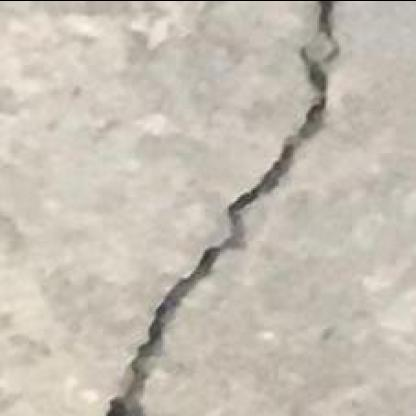
#> input picture dataset_creation/data/00027_jpg.rf.4f1564ff2cb1e61a549bc95653d43f73.jpg, 416 x 416 px; its folder holds only this picture in this run
$ python dataset_creation.py
#> lines starting #> are read from the running program, lines starting #| are printed output that depends on the picture; after the words box and inside, x2 and y2 are one past the last pixel; in counts of white or black regions, pixels touching at a corner belong together
#!/usr/bin/env python3
# -*- coding: utf-8 -*-
"""
Created on Fri Sep  6 16:42:59 2024

@author: federicocandela
"""

import cv2
import numpy as np
import os
import pandas as pd
import random

# Step 1: Process the images to detect cracks, draw bounding boxes, and save results to CSV
def process_crack_image(image_path):
    # Load the crack image
    image = cv2.imread(image_path)
#> image is the input picture: shape (416, 416, 3); mean B, G, R 179.5, 190.9, 198.3
    image_rgb = cv2.cvtColor(image, cv2.COLOR_BGR2RGB)

    # Convert the image to grayscale
    gray_image = cv2.cvtColor(image_rgb, cv2.COLOR_RGB2GRAY)

    # Apply Gaussian blur to reduce noise and improve thresholding
    blurred_image = cv2.GaussianBlur(gray_image, (5, 5), 0)

    # Apply adaptive thresholding to better isolate the crack
    thresholded_image = cv2.adaptiveThreshold(
        blurred_image, 255, cv2.ADAPTIVE_THRESH_GAUSSIAN_C, cv2.THRESH_BINARY_INV, 11, 2
    )
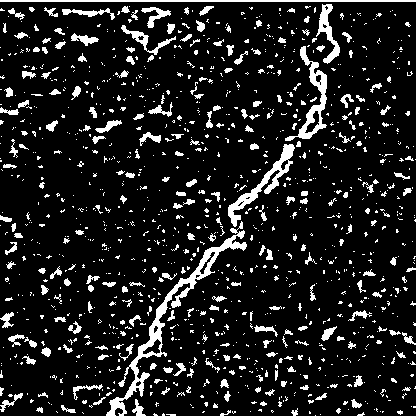
#> thresholded_image: shape (416, 416); 11.8% white; 1201 white regions (972 under 20 px)

    # Find contours in the thresholded image
    contours, _ = cv2.findContours(thresholded_image, cv2.RETR_EXTERNAL, cv2.CHAIN_APPROX_SIMPLE)
#> contours = 1201 contours, 1065 with area under 20; largest, box (x1, y1, x2, y2) and area: (106, 221, 247, 416) 2145, (285, 46, 327, 141) 966, (228, 144, 295, 227) 910, (316, 4, 340, 64) 432, (0, 0, 416, 2) 415

    # Assume the largest contour is the crack
    if contours:
        crack_contour = max(contours, key=cv2.contourArea)
#> crack_contour = contour of 478 points, box (x1, y1, x2, y2) (106, 221, 247, 416), area 2145
        # Get the bounding box coordinates
        x, y, w, h = cv2.boundingRect(crack_contour)
#> x = 106; y = 221; w = 141; h = 195

        return image_rgb, (x, y, x + w, y + h)  # Return image and bounding box

    return image_rgb, None

def process_images_and_save_csv(input_folder, csv_path, output_folder=None, num_images=10):
    # Ensure the output folder exists
    if output_folder and not os.path.exists(output_folder):
        os.makedirs(output_folder)

    # List all image files in the input folder
    image_files = [f for f in os.listdir(input_folder) if f.endswith('.jpg') or f.endswith('.png')]

    # Shuffle and select random images
    random.shuffle(image_files)
    image_files_to_save = image_files[:num_images]

    # Data list to hold bounding box info
    data = []

    # Process each image
    for image_file in image_files_to_save:
        image_path = os.path.join(input_folder, image_file)
        processed_image, bbox = process_crack_image(image_path)
#> bbox = (106, 221, 247, 416)
        abs_image_path = os.path.abspath(image_path)

        # Save the processed images to the output folder
        if output_folder:
            abs_output_path = os.path.abspath(os.path.join(output_folder, image_file))
            cv2.imwrite(abs_output_path, cv2.cvtColor(processed_image, cv2.COLOR_RGB2BGR))

        # Save bounding box to CSV
        if bbox is not None:
            data.append([abs_image_path, *bbox])

    # Save bounding box info to CSV
    df = pd.DataFrame(data, columns=['filepath', 'startX', 'startY', 'endX', 'endY'])
#> df = table of 1 rows and 5 columns
    abs_csv_path = os.path.abspath(csv_path)
    df.to_csv(abs_csv_path, index=False)

    print(f"Processed {num_images} images and saved bounding box info to {abs_csv_path}")

# Step 2: Crop images based on bounding box saved in CSV
def crop_images_from_csv(csv_path, output_folder):
#> called with csv_path = 'data_creation/Crack.csv', output_folder = 'data_creation/cropped'
    df = pd.read_csv(csv_path)

    # Ensure the output folder exists
    if not os.path.exists(output_folder):
        os.makedirs(output_folder)

    # Process each selected image
    for idx, row in df.iterrows():
        image_path = row['filepath']
        startX, startY, endX, endY = int(row['startX']), int(row['startY']), int(row['endX']), int(row['endY'])

        # Load the image
        image = cv2.imread(image_path)
        if image is None:
            print(f"Could not read image {image_path}, skipping.")
            continue

        # Crop the image using bounding box coordinates
        cropped_image = image[startY:endY, startX:endX]
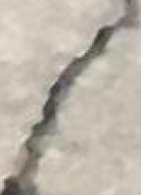
#> cropped_image: shape (195, 141, 3); mean B, G, R 168.9, 180.3, 187.8

        # Get the filename from the path
        filename = os.path.basename(image_path)

        # Save the cropped image to the output folder
        output_image_path = os.path.join(output_folder, filename)
        cv2.imwrite(output_image_path, cropped_image)

        print(f"Cropped and saved image {output_image_path}")

# Step 3: Generate masks for cropped images
def create_mask_from_cropped_images(cropped_folder, mask_folder):
    # Ensure the mask output folder exists
    if not os.path.exists(mask_folder):
        os.makedirs(mask_folder)

    # Process each image in the cropped folder
    for image_file in os.listdir(cropped_folder):
        if image_file.endswith('.jpg') or image_file.endswith('.png'):
            image_path = os.path.join(cropped_folder, image_file)

            # Load the cropped image
            image = cv2.imread(image_path)
            gray_image = cv2.cvtColor(image, cv2.COLOR_BGR2GRAY)

            # Apply Gaussian blur
            blurred_image = cv2.GaussianBlur(gray_image, (5, 5), 0)

            # Apply adaptive thresholding
            thresholded_image = cv2.adaptiveThreshold(
                blurred_image, 255, cv2.ADAPTIVE_THRESH_GAUSSIAN_C, cv2.THRESH_BINARY_INV, 11, 2
            )

            # Find contours in the thresholded image
            contours, _ = cv2.findContours(thresholded_image, cv2.RETR_EXTERNAL, cv2.CHAIN_APPROX_SIMPLE)

            # Create a black mask
            mask = np.zeros_like(gray_image)

            # If contours are found, fill the largest contour in white
            if contours:
                crack_contour = max(contours, key=cv2.contourArea)
                cv2.drawContours(mask, [crack_contour], -1, 255, thickness=cv2.FILLED)

            # Save the mask
            output_mask_path = os.path.join(mask_folder, f"mask_{image_file}")
            cv2.imwrite(output_mask_path, mask)

            print(f"Created and saved mask for {image_file}")

# Define paths
input_folder = 'data'
csv_path = 'data_creation/Crack.csv'
cropped_folder = 'data_creation/cropped'
mask_folder = 'data_creation/mask'

# Step 1: Process images, create bounding boxes, and save to CSV
process_images_and_save_csv(input_folder, csv_path, cropped_folder, num_images=1000)

# Step 2: Crop images based on bounding boxes from CSV
crop_images_from_csv(csv_path, cropped_folder)

# Step 3: Create masks from cropped images
create_mask_from_cropped_images(cropped_folder, mask_folder)
